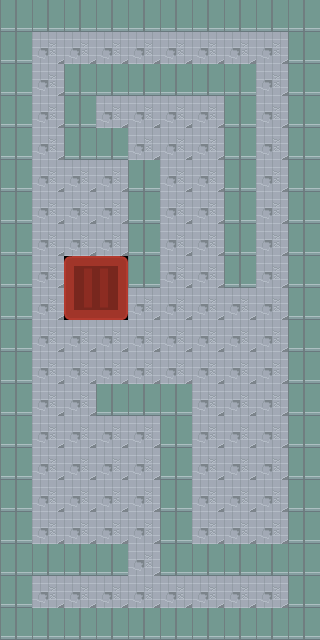

Rendered tile map (Tiled .tmx) drawn with the repository's tilesets; below, a short description and the full map source, tile grids included:
An orthogonal 10x20 tile map with 32x32 px tiles, 1 tile layer (Tile Layer 1), 2 tilesets.

<map version="1.0" orientation="orthogonal" renderorder="right-down" width="10" height="20" tilewidth="32" tileheight="32" nextobjectid="1">
 <tileset firstgid="1" name="factory_tileset" tilewidth="32" tileheight="32" tilecount="416" columns="26">
  <image source="factory_tileset.png" trans="ff00ff" width="832" height="512" />
  <tile id="28">
   <properties>
    <property name="isCollider" type="bool" value="true" />
   </properties>
  </tile>
  <tile id="52">
   <properties>
    <property name="cost" type="int" value="1" />
   </properties>
  </tile>
 </tileset>
 <tileset firstgid="417" name="kenny" tilewidth="32" tileheight="32" tilecount="416" columns="26">
  <image source="../tile-sets/sokoban_tilesheet.png" trans="ff00ff" width="832" height="512" />
  <tile id="56">
   <properties>
    <property name="cost" type="int" value="2" />
    <property name="isAlarm" type="bool" value="true" />
   </properties>
  </tile>
  <tile id="57">
   <properties>
    <property name="isAlarm" type="bool" value="true" />
   </properties>
  </tile>
 </tileset>
 <layer name="Tile Layer 1" width="10" height="20">
  <data>
   <tile gid="29" />
   <tile gid="29" />
   <tile gid="29" />
   <tile gid="29" />
   <tile gid="29" />
   <tile gid="29" />
   <tile gid="29" />
   <tile gid="29" />
   <tile gid="29" />
   <tile gid="29" />
   <tile gid="29" />
   <tile gid="53" />
   <tile gid="53" />
   <tile gid="53" />
   <tile gid="53" />
   <tile gid="53" />
   <tile gid="53" />
   <tile gid="53" />
   <tile gid="53" />
   <tile gid="29" />
   <tile gid="29" />
   <tile gid="53" />
   <tile gid="29" />
   <tile gid="29" />
   <tile gid="29" />
   <tile gid="29" />
   <tile gid="29" />
   <tile gid="29" />
   <tile gid="53" />
   <tile gid="29" />
   <tile gid="29" />
   <tile gid="53" />
   <tile gid="29" />
   <tile gid="53" />
   <tile gid="53" />
   <tile gid="53" />
   <tile gid="53" />
   <tile gid="29" />
   <tile gid="53" />
   <tile gid="29" />
   <tile gid="29" />
   <tile gid="53" />
   <tile gid="29" />
   <tile gid="29" />
   <tile gid="53" />
   <tile gid="53" />
   <tile gid="53" />
   <tile gid="29" />
   <tile gid="53" />
   <tile gid="29" />
   <tile gid="29" />
   <tile gid="53" />
   <tile gid="53" />
   <tile gid="53" />
   <tile gid="29" />
   <tile gid="53" />
   <tile gid="53" />
   <tile gid="29" />
   <tile gid="53" />
   <tile gid="29" />
   <tile gid="29" />
   <tile gid="53" />
   <tile gid="53" />
   <tile gid="53" />
   <tile gid="29" />
   <tile gid="53" />
   <tile gid="53" />
   <tile gid="29" />
   <tile gid="53" />
   <tile gid="29" />
   <tile gid="29" />
   <tile gid="53" />
   <tile gid="53" />
   <tile gid="53" />
   <tile gid="29" />
   <tile gid="53" />
   <tile gid="53" />
   <tile gid="29" />
   <tile gid="53" />
   <tile gid="29" />
   <tile gid="29" />
   <tile gid="53" />
   <tile gid="473" />
   <tile gid="474" />
   <tile gid="29" />
   <tile gid="53" />
   <tile gid="53" />
   <tile gid="29" />
   <tile gid="53" />
   <tile gid="29" />
   <tile gid="29" />
   <tile gid="53" />
   <tile gid="499" />
   <tile gid="500" />
   <tile gid="53" />
   <tile gid="53" />
   <tile gid="53" />
   <tile gid="53" />
   <tile gid="53" />
   <tile gid="29" />
   <tile gid="29" />
   <tile gid="53" />
   <tile gid="53" />
   <tile gid="53" />
   <tile gid="53" />
   <tile gid="53" />
   <tile gid="53" />
   <tile gid="53" />
   <tile gid="53" />
   <tile gid="29" />
   <tile gid="29" />
   <tile gid="53" />
   <tile gid="53" />
   <tile gid="53" />
   <tile gid="53" />
   <tile gid="53" />
   <tile gid="53" />
   <tile gid="53" />
   <tile gid="53" />
   <tile gid="29" />
   <tile gid="29" />
   <tile gid="53" />
   <tile gid="53" />
   <tile gid="29" />
   <tile gid="29" />
   <tile gid="29" />
   <tile gid="53" />
   <tile gid="53" />
   <tile gid="53" />
   <tile gid="29" />
   <tile gid="29" />
   <tile gid="53" />
   <tile gid="53" />
   <tile gid="53" />
   <tile gid="53" />
   <tile gid="29" />
   <tile gid="53" />
   <tile gid="53" />
   <tile gid="53" />
   <tile gid="29" />
   <tile gid="29" />
   <tile gid="53" />
   <tile gid="53" />
   <tile gid="53" />
   <tile gid="53" />
   <tile gid="29" />
   <tile gid="53" />
   <tile gid="53" />
   <tile gid="53" />
   <tile gid="29" />
   <tile gid="29" />
   <tile gid="53" />
   <tile gid="53" />
   <tile gid="53" />
   <tile gid="53" />
   <tile gid="29" />
   <tile gid="53" />
   <tile gid="53" />
   <tile gid="53" />
   <tile gid="29" />
   <tile gid="29" />
   <tile gid="53" />
   <tile gid="53" />
   <tile gid="53" />
   <tile gid="53" />
   <tile gid="29" />
   <tile gid="53" />
   <tile gid="53" />
   <tile gid="53" />
   <tile gid="29" />
   <tile gid="29" />
   <tile gid="29" />
   <tile gid="29" />
   <tile gid="29" />
   <tile gid="53" />
   <tile gid="29" />
   <tile gid="29" />
   <tile gid="29" />
   <tile gid="29" />
   <tile gid="29" />
   <tile gid="29" />
   <tile gid="53" />
   <tile gid="53" />
   <tile gid="53" />
   <tile gid="53" />
   <tile gid="53" />
   <tile gid="53" />
   <tile gid="53" />
   <tile gid="53" />
   <tile gid="29" />
   <tile gid="29" />
   <tile gid="29" />
   <tile gid="29" />
   <tile gid="29" />
   <tile gid="29" />
   <tile gid="29" />
   <tile gid="29" />
   <tile gid="29" />
   <tile gid="29" />
   <tile gid="29" />
  </data>
 </layer>
</map>
